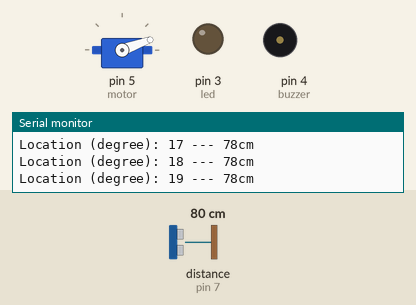
Simulated run of this sketch. Board: Arduino Uno, built with avr-gcc and run on an emulated ATmega328P. On the bench: servo, output pins drawn as LEDs (lit = HIGH), buzzer (waves = sounding, pin HIGH), the last lines printed to the serial monitor. Wiring (inferred from the names in the program): ultrasonic range finder: trigger pin 6; echo pin 7. Dashed ring = blinking. The inputs (shaded band) are chosen by the test bench; at power-on: distance to the obstacle (sensor on pin 7) 80 cm. The echo pulse lasts 58.3 µs per cm; pins used as bus, display or sensor lines are not drawn.

Above: at 1.2 s.
1.3 s: distance to the obstacle (sensor on pin 7) set to 29 cm
4.3 s: distance to the obstacle (sensor on pin 7) set to 24 cm
At 4.52 s:
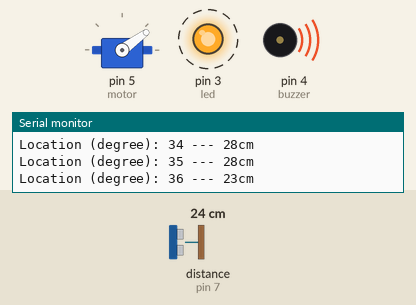
7.3 s: distance to the obstacle (sensor on pin 7) set to 250 cm
At 7.6 s:
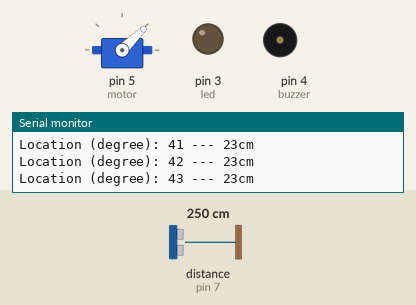
10.3 s: distance to the obstacle (sensor on pin 7) set to 2 cm
At 10.55 s:
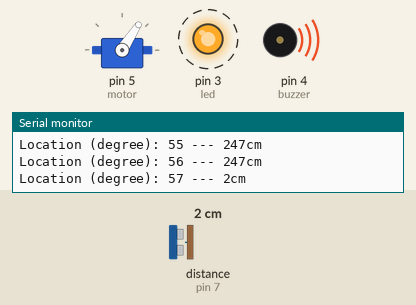
Timing chart, 0 to 21.2 s (numbered marks = the images above; inputs shaded):
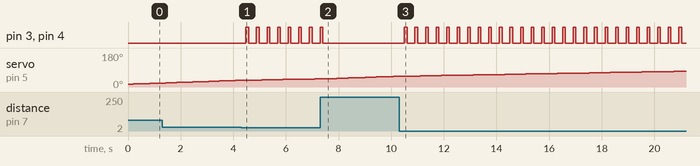

The sketch:

RadarProject.ino
```cpp
#include<Servo.h>

const byte echo=7, trig=6, buzzer=4, led=3;
long time;
int dist;
Servo motor;

void setup() {
  pinMode(buzzer,OUTPUT);
  pinMode(led,OUTPUT);
  pinMode(trig,OUTPUT);
  pinMode(echo,INPUT);
  Serial.begin(9600);
  motor.attach(5);

}

void loop() {

  for(int loc=15;loc<=165;loc++){
    motor.write(loc);
    delay(200);
    dist = calcDistance();
    values(loc,dist);

    if(0<dist && dist<=25){
      digitalWrite(buzzer,HIGH);
      digitalWrite(led,HIGH);
      delay(100);
      digitalWrite(buzzer,LOW);
      digitalWrite(led,LOW);
      delay(100);
    }
  }

  for(int loc=164;loc>15;loc--){
    motor.write(loc);
    delay(200);
    dist = calcDistance();
    values(loc,dist);

    if(dist>0 && dist<=25){
      digitalWrite(buzzer,HIGH);
      digitalWrite(led,HIGH);
      delay(100);
      digitalWrite(buzzer,LOW);
      digitalWrite(led,LOW);
      delay(100);
    }
  }
}
  int calcDistance(){
  digitalWrite(trig,LOW);
  delayMicroseconds(2);
  digitalWrite(trig,HIGH);
  delayMicroseconds(10);
  digitalWrite(trig,LOW);

  time = pulseIn(echo,HIGH);
  dist = time/2*0.034;
  return dist;
  }

  void values (int loc,int dist){
    Serial.print("Location (degree): ");
    Serial.print(loc);
    Serial.print(" --- ");
    Serial.print(dist);
    Serial.println("cm");
  }
```

Measured:
- the behaviour switches between 27 and 26 cm on distance to the obstacle (sensor on pin 7) (found by bisection; images 0 and 1)
- after the input at 4.3 s, pin 3 (led), pin 4 (buzzer): alternates HIGH for 0.10 s and LOW for 0.30 s, starting after 0.18 s
- after the input at 7.3 s, pin 3 (led), pin 4 (buzzer): goes on until 7.4 s, then stays LOW
- after the input at 10.3 s, pin 3 (led), pin 4 (buzzer): alternates HIGH for 0.10 s and LOW for 0.30 s, starting after 0.20 s
